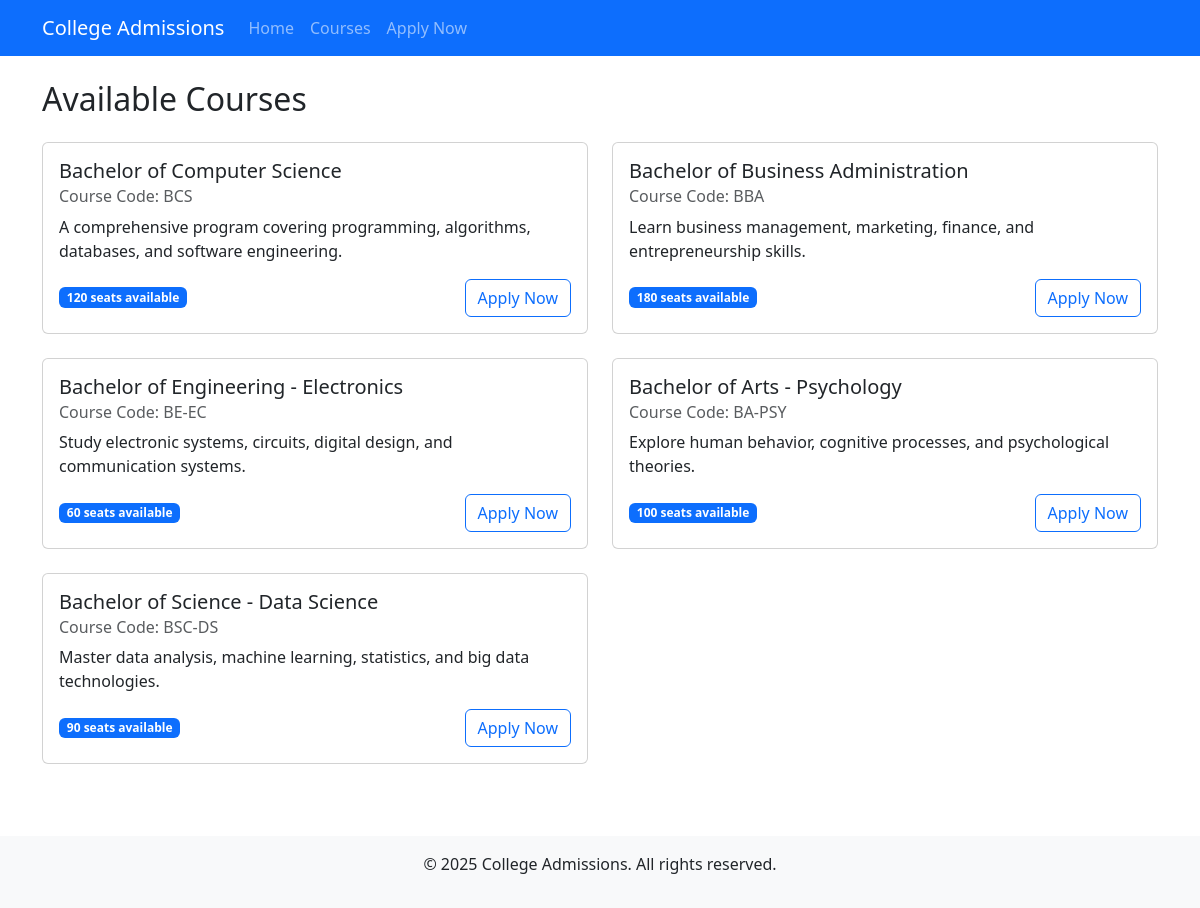
Page /courses/ on the committed database.
### admissions/models.py (models this page shows, shortened)
class Course(models.Model):
    name = models.CharField(max_length=100)
    code = models.CharField(max_length=20, unique=True)
    seats = models.IntegerField()
    description = models.TextField()

### admissions/views.py (the view)
# urls.py: path('courses/', views.CourseListView.as_view(), name='course_list'),
class CourseListView(ListView):
    model = Course
    template_name = 'admissions/course_list.html'
    context_object_name = 'courses'

### templates/admissions/course_list.html
{% extends 'base.html' %} {% block title %}Available Courses{% endblock title %}
{% block content %}
<h2 class="mb-4">Available Courses</h2>
<div class="row">
	{% for course in courses %}
	<div class="col-md-6 mb-4">
		<div class="card">
			<div class="card-body">
				<h5 class="card-title">{{ course.name }}</h5>
				<h6 class="card-subtitle mb-2 text-muted">
					Course Code: {{ course.code }}
				</h6>
				<p class="card-text">{{ course.description }}</p>
				<div class="d-flex justify-content-between align-items-center">
					<span class="badge bg-primary"
						>{{ course.seats }} seats available</span
					>
					<a href="{% url 'apply' %}" class="btn btn-outline-primary"
						>Apply Now</a
					>
				</div>
			</div>
		</div>
	</div>
	{% empty %}
	<div class="col-12">
		<div class="alert alert-info">No courses are currently available.</div>
	</div>
	{% endfor %}
</div>
{% endblock content %}

### templates/base.html (shortened to what this page needs)
<!DOCTYPE html>
<html lang="en">
	<head>
		<link
			href="https://cdn.jsdelivr.net/npm/bootstrap@5.3.0/dist/css/bootstrap.min.css"
			rel="stylesheet"
		/>
	</head>
	<body>
		<nav class="navbar navbar-expand-lg navbar-dark bg-primary">
			<div class="container">
				<a class="navbar-brand" href="{% url 'home' %}">College Admissions</a>
				<div class="collapse navbar-collapse" id="navbarNav">
					<ul class="navbar-nav">
						<li class="nav-item">
							<a class="nav-link" href="{% url 'home' %}">Home</a>
						</li>
						<li class="nav-item">
							<a class="nav-link" href="{% url 'course_list' %}">Courses</a>
						</li>
						<li class="nav-item">
							<a class="nav-link" href="{% url 'apply' %}">Apply Now</a>
						</li>
					</ul>
				</div>
			</div>
		</nav>
		<div class="container mt-4">
			 {% block content %}{% endblock content %}
		</div>
		<footer class="bg-light mt-5 py-3">
			<div class="container text-center">
				<p>&copy; 2025 College Admissions. All rights reserved.</p>
			</div>
		</footer>
	</body>
</html>

### rows in the picture
Course: name "Bachelor of Computer Science", code "BCS", description "A comprehensive program covering programming, algorithms, databases, and software engineering.", seats "120"
Course: name "Bachelor of Business Administration", code "BBA", description "Learn business management, marketing, finance, and entrepreneurship skills.", seats "180"
Course: name "Bachelor of Engineering - Electronics", code "BE-EC", description "Study electronic systems, circuits, digital design, and communication systems.", seats "60"
Course: name "Bachelor of Arts - Psychology", code "BA-PSY", description "Explore human behavior, cognitive processes, and psychological theories.", seats "100"
Course: name "Bachelor of Science - Data Science", code "BSC-DS", description "Master data analysis, machine learning, statistics, and big data technologies.", seats "90"
